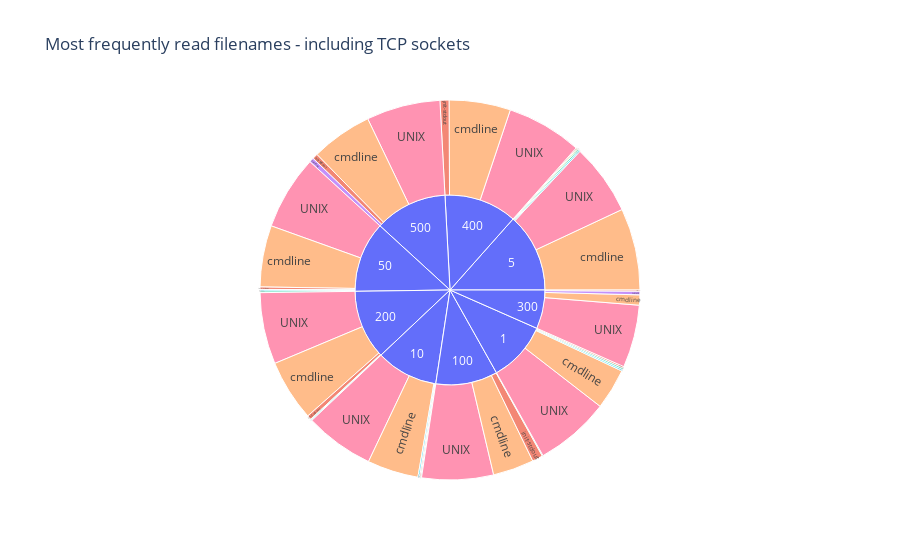
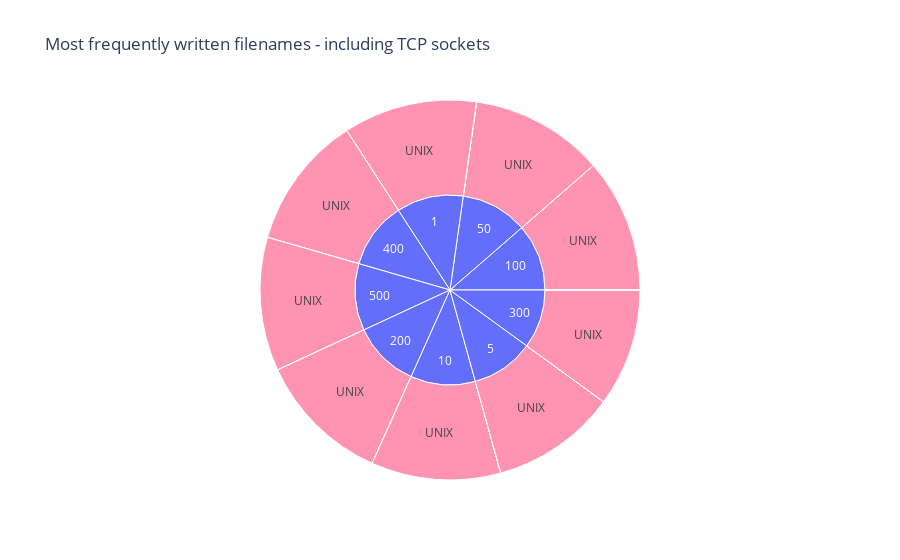

Write notebook code for charts like these, in order.
### Code cell
filetop_df = spark.read.option("basePath", "../ansible/.results").json(
"../ansible/.results/kpps=*/tool=filetop")
# Reads
filetop_read_fig = px.sunburst(filetop_df.toPandas(), path=['kpps', 'FILE'], values='R_Kb',
                  color='FILE', hover_data=['READS'],
                  title="Most frequently read filenames - including TCP sockets",
                  labels={
                    "kpps": "Packets Per Second (thousand)",
                    "READS": "Number of file reads",
                    "FILE": "File names"
                })
filetop_read_fig.show()
filetop_read_fig.write_image("images/filetop-reads.jpeg")
# Writes
filetop_write_fig = px.sunburst(filetop_df.toPandas(), path=['kpps', 'FILE'], values='W_Kb',
                  color='FILE', hover_data=['WRITES'],
                  title="Most frequently written filenames - including TCP sockets")
filetop_write_fig.show()
filetop_write_fig.write_image("images/filetop-writes.jpeg")
with open(html_output_file, 'a') as f:
    f.write(filetop_read_fig.to_html(full_html=False, include_plotlyjs='cdn'))
    f.write(filetop_write_fig.to_html(full_html=False, include_plotlyjs='cdn'))

### Figure 1 — Plotly figure (JSON) as saved in the notebook; plotly's stock layout.template omitted (floating-point values rounded to 4 significant figures)
{"data": [{"branchvalues": "total", "customdata": [["(?)", "(?)"], [30, "init-stdout"], ["(?)", "init-stdout"], ["(?)", "init-stdout"], ["(?)", "init-stdout"], [28, "init-stdout"], [24, "init-stdout"], [160, "uevent"], [180, "current"], [12, "cmdline"], ["(?)", "cmdline"], [2, "cmdline"], ["(?)", "cmdline"], ["(?)", "(?)"], ["(?)", "(?)"], ["(?)", "init-stdout"], ["(?)", "(?)"], ["(?)", "(?)"], [160, "b252:1"], [160, "b252:1"], ["(?)", "(?)"], [142, "b252:1"], ["(?)", "b252:1"], ["(?)", "UNIX"], ["(?)", "UNIX"], ["(?)", "(?)"], ["(?)", "UNIX"], ["(?)", "UNIX"], ["(?)", "UNIX"], ["(?)", "UNIX"], ["(?)", "UNIX"], [160, "uevent"], ["(?)", "(?)"], [160, "uevent"], ["(?)", "UNIX"], ["(?)", "init-stdout"], ["(?)", "(?)"], ["(?)", "UNIX"], [226, "current"], ["(?)", "uevent"], [142, "uevent"], [164, "uevent"], [12, "cmdline"], [10, "cmdline"], [16, "cmdline"], [8, "cmdline"], [473, "mountinfo"], ["(?)", "init-stdout"], ["(?)", "cmdline"], [164, "b252:1"]], "domain": {"x": [0, 1], "y": [0, 1]}, "hovertemplate": "labels=%{label}<br>R_Kb=%{value}<br>parent=%{parent}<br>id=%{id}<br>Number of file reads=%{customdata[0]}<br>File names=%{customdata[1]}<extra></extra>", "ids": ["500", "300/init-stdout", "200/init-stdout", "100/init-stdout", "50/init-stdout", "10/init-stdout", "5/init-stdout", "200/uevent", "300/current", "500/cmdline", "400/cmdline", "300/cmdline", "200/cmdline", "1", "5", "400/init-stdout", "10", "100", "200/b252:1", "50/b252:1", "200", "5/b252:1", "1/b252:1", "500/UNIX", "400/UNIX", "50", "300/UNIX", "200/UNIX", "100/UNIX", "50/UNIX", "10/UNIX", "100/uevent", "300", "50/uevent", "1/UNIX", "1/init-stdout", "400", "5/UNIX", "500/current", "1/uevent", "5/uevent", "10/uevent", "50/cmdline", "10/cmdline", "5/cmdline", "1/cmdline", "5/mountinfo", "500/init-stdout", "100/cmdline", "10/b252:1"], "labels": ["500", "init-stdout", "init-stdout", "init-stdout", "init-stdout", "init-stdout", "init-stdout", "uevent", "current", "cmdline", "cmdline", "cmdline", "cmdline", "1", "5", "init-stdout", "10", "100", "b252:1", "b252:1", "200", "b252:1", "b252:1", "UNIX", "UNIX", "50", "UNIX", "UNIX", "UNIX", "UNIX", "UNIX", "uevent", "300", "uevent", "UNIX", "init-stdout", "400", "UNIX", "current", "uevent", "uevent", "uevent", "cmdline", "cmdline", "cmdline", "cmdline", "mountinfo", "init-stdout", "cmdline", "b252:1"], "marker": {"colors": ["#636efa", "#EF553B", "#EF553B", "#EF553B", "#EF553B", "#EF553B", "#EF553B", "#00cc96", "#ab63fa", "#FFA15A", "#FFA15A", "#FFA15A", "#FFA15A", "#636efa", "#636efa", "#EF553B", "#636efa", "#636efa", "#19d3f3", "#19d3f3", "#636efa", "#19d3f3", "#19d3f3", "#FF6692", "#FF6692", "#636efa", "#FF6692", "#FF6692", "#FF6692", "#FF6692", "#FF6692", "#00cc96", "#636efa", "#00cc96", "#FF6692", "#EF553B", "#636efa", "#FF6692", "#ab63fa", "#00cc96", "#00cc96", "#00cc96", "#FFA15A", "#FFA15A", "#FFA15A", "#FFA15A", "#B6E880", "#EF553B", "#FFA15A", "#19d3f3"]}, "name": "", "parents": ["", "300", "200", "100", "50", "10", "5", "200", "300", "500", "400", "300", "200", "", "", "400", "", "", "200", "50", "", "5", "1", "500", "400", "", "300", "200", "100", "50", "10", "100", "", "50", "1", "1", "", "5", "500", "1", "5", "10", "50", "10", "5", "1", "5", "500", "100", "10"], "type": "sunburst", "values": [116200.0, 960, 3456, 8480, 1984, 896, 768, 640, 2879.0, 49140, 49140, 8190, 49140, 96392, 126466, 7200, 99334, 99192, 640, 1280, 111156, 1136, 1256, 59136, 60320, 113140, 50144, 57280, 57312, 59456, 55520, 640, 62170.0, 1280, 59872, 1248, 116660, 56960, 3615.0, 1256, 1136, 656, 49140, 40950, 65520, 32760, 946, 4320, 32760, 1312]}], "layout": {"legend": {"tracegroupgap": 0}, "title": {"text": "Most frequently read filenames - including TCP sockets"}}}

### Figure 2 — Plotly figure (JSON) as saved in the notebook; plotly's stock layout.template omitted (floating-point values rounded to 4 significant figures)
{"data": [{"branchvalues": "total", "customdata": [["(?)", "(?)"], [0, "init-stdout"], [0, "init-stdout"], [0, "init-stdout"], [0, "init-stdout"], [0, "init-stdout"], [0, "init-stdout"], [0, "uevent"], [0, "current"], [0, "cmdline"], [0, "cmdline"], [0, "cmdline"], [0, "cmdline"], ["(?)", "(?)"], ["(?)", "(?)"], [0, "init-stdout"], ["(?)", "(?)"], ["(?)", "(?)"], [0, "b252:1"], [0, "b252:1"], ["(?)", "(?)"], [0, "b252:1"], [0, "b252:1"], ["(?)", "UNIX"], ["(?)", "UNIX"], ["(?)", "(?)"], ["(?)", "UNIX"], ["(?)", "UNIX"], ["(?)", "UNIX"], ["(?)", "UNIX"], ["(?)", "UNIX"], [0, "uevent"], ["(?)", "(?)"], [0, "uevent"], ["(?)", "UNIX"], [0, "init-stdout"], ["(?)", "(?)"], ["(?)", "UNIX"], [0, "current"], [0, "uevent"], [0, "uevent"], [0, "uevent"], [0, "cmdline"], [0, "cmdline"], [0, "cmdline"], [0, "cmdline"], [0, "mountinfo"], [0, "init-stdout"], [0, "cmdline"], [0, "b252:1"]], "domain": {"x": [0, 1], "y": [0, 1]}, "hovertemplate": "labels=%{label}<br>W_Kb=%{value}<br>parent=%{parent}<br>id=%{id}<br>WRITES=%{customdata[0]}<br>FILE=%{customdata[1]}<extra></extra>", "ids": ["500", "300/init-stdout", "200/init-stdout", "100/init-stdout", "50/init-stdout", "10/init-stdout", "5/init-stdout", "200/uevent", "300/current", "500/cmdline", "400/cmdline", "300/cmdline", "200/cmdline", "1", "5", "400/init-stdout", "10", "100", "200/b252:1", "50/b252:1", "200", "5/b252:1", "1/b252:1", "500/UNIX", "400/UNIX", "50", "300/UNIX", "200/UNIX", "100/UNIX", "50/UNIX", "10/UNIX", "100/uevent", "300", "50/uevent", "1/UNIX", "1/init-stdout", "400", "5/UNIX", "500/current", "1/uevent", "5/uevent", "10/uevent", "50/cmdline", "10/cmdline", "5/cmdline", "1/cmdline", "5/mountinfo", "500/init-stdout", "100/cmdline", "10/b252:1"], "labels": ["500", "init-stdout", "init-stdout", "init-stdout", "init-stdout", "init-stdout", "init-stdout", "uevent", "current", "cmdline", "cmdline", "cmdline", "cmdline", "1", "5", "init-stdout", "10", "100", "b252:1", "b252:1", "200", "b252:1", "b252:1", "UNIX", "UNIX", "50", "UNIX", "UNIX", "UNIX", "UNIX", "UNIX", "uevent", "300", "uevent", "UNIX", "init-stdout", "400", "UNIX", "current", "uevent", "uevent", "uevent", "cmdline", "cmdline", "cmdline", "cmdline", "mountinfo", "init-stdout", "cmdline", "b252:1"], "marker": {"colors": ["#636efa", "#EF553B", "#EF553B", "#EF553B", "#EF553B", "#EF553B", "#EF553B", "#00cc96", "#ab63fa", "#FFA15A", "#FFA15A", "#FFA15A", "#FFA15A", "#636efa", "#636efa", "#EF553B", "#636efa", "#636efa", "#19d3f3", "#19d3f3", "#636efa", "#19d3f3", "#19d3f3", "#FF6692", "#FF6692", "#636efa", "#FF6692", "#FF6692", "#FF6692", "#FF6692", "#FF6692", "#00cc96", "#636efa", "#00cc96", "#FF6692", "#EF553B", "#636efa", "#FF6692", "#ab63fa", "#00cc96", "#00cc96", "#00cc96", "#FFA15A", "#FFA15A", "#FFA15A", "#FFA15A", "#B6E880", "#EF553B", "#FFA15A", "#19d3f3"]}, "name": "", "parents": ["", "300", "200", "100", "50", "10", "5", "200", "300", "500", "400", "300", "200", "", "", "400", "", "", "200", "50", "", "5", "1", "500", "400", "", "300", "200", "100", "50", "10", "100", "", "50", "1", "1", "", "5", "500", "1", "5", "10", "50", "10", "5", "1", "5", "500", "100", "10"], "type": "sunburst", "values": [1413.0, 0, 0, 0, 0, 0, 0, 0, 0, 0, 0, 0, 0, 1413.0, 1327.0, 0, 1369.0, 1414.0, 0, 0, 1412.0, 0, 0, 1413.0, 1413.0, 1414.0, 1242.0, 1412.0, 1414.0, 1414.0, 1369.0, 0, 1242.0, 0, 1413.0, 0, 1413.0, 1327.0, 0, 0, 0, 0, 0, 0, 0, 0, 0, 0, 0, 0]}], "layout": {"legend": {"tracegroupgap": 0}, "title": {"text": "Most frequently written filenames - including TCP sockets"}}}
